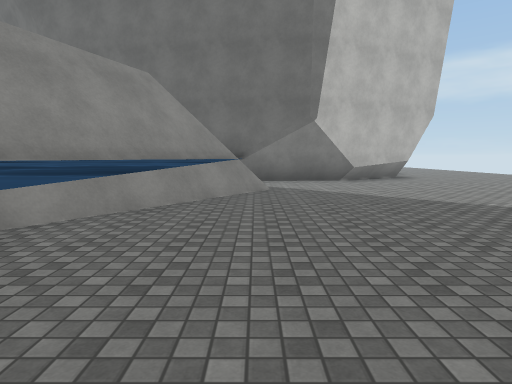
[1] (above)

14 first-person views from a walk through a 3-D level made in the Unity game engine. The camera is 1.4 m above the floor, tilts 6° down and sees 75° across. The floor is counted in squares, 2 m on a side. Each view is taken from the middle of a square. On the plan, view 1 faces up. The plan holds only what a view shows up to about 10 squares ahead; the rest is blank. The place goes on beyond the plan. Surface patterns are stand-ins for the level's own textures.

[2]
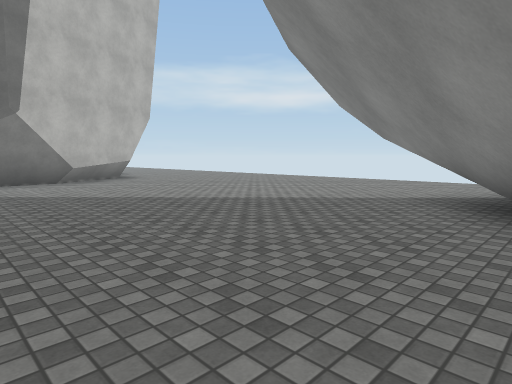

[3]
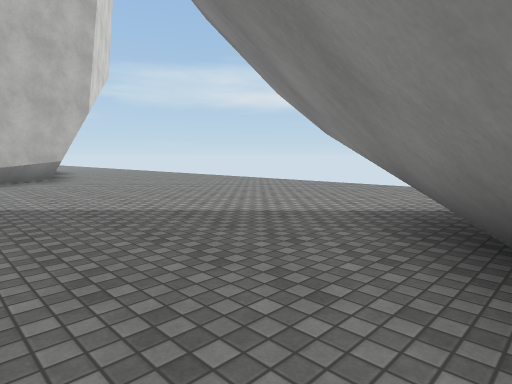

[4]
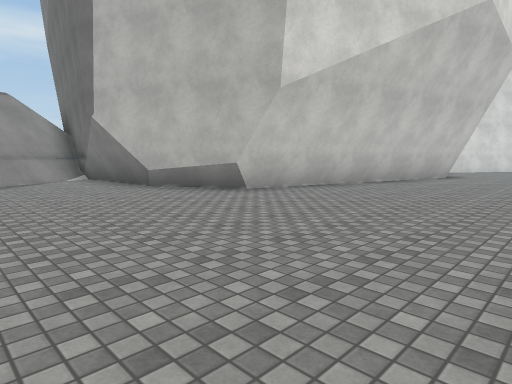

[5]
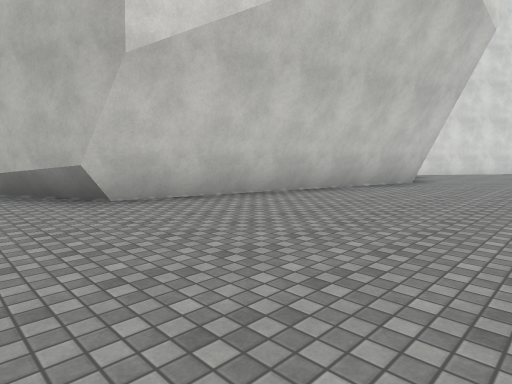

[6]
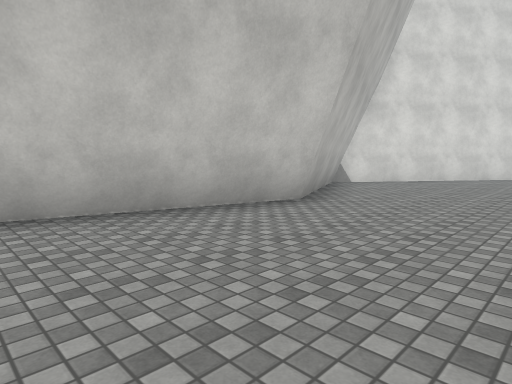

[7]
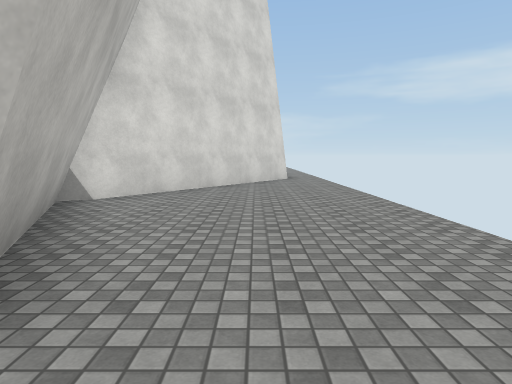

[8]
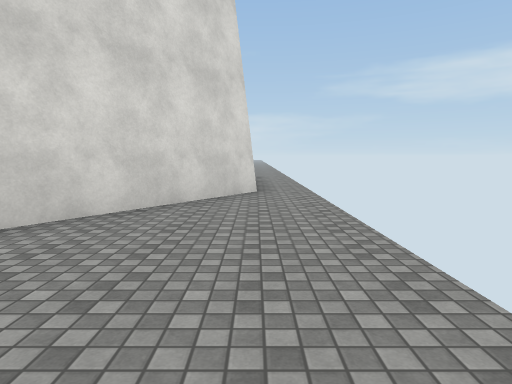

[9]
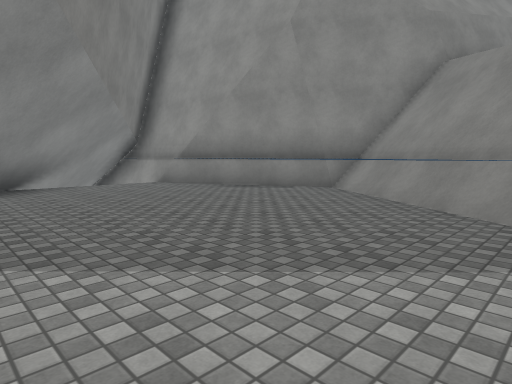

[10]
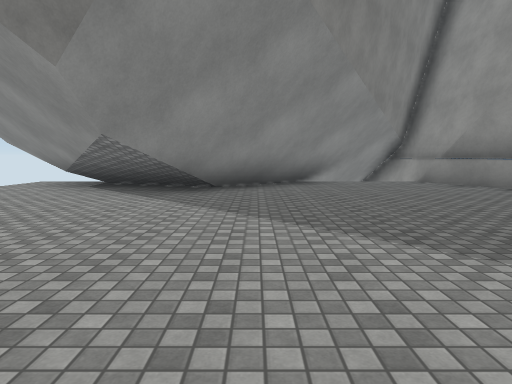

[11]
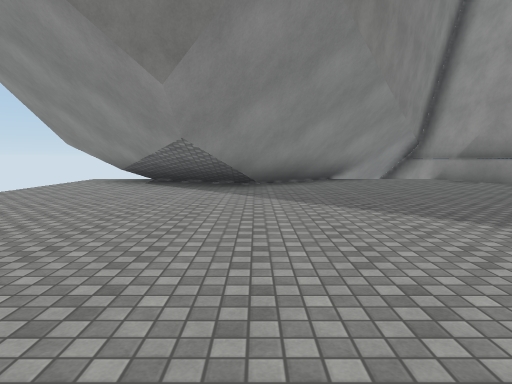

[12]
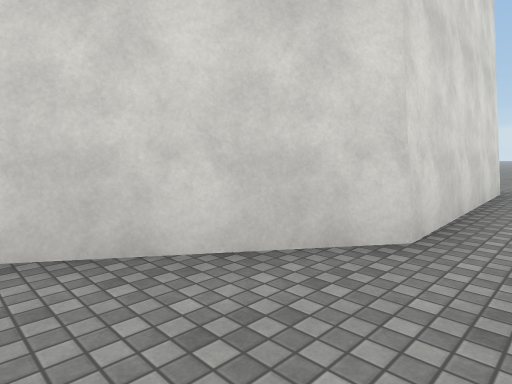

[13]
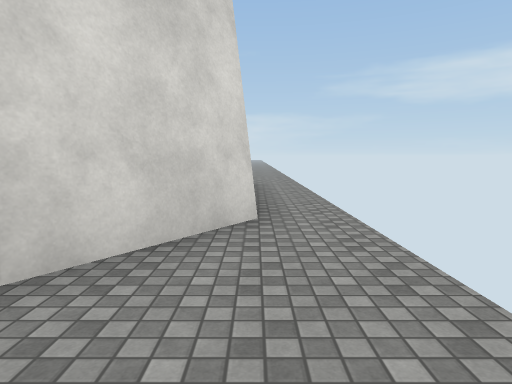

[14]
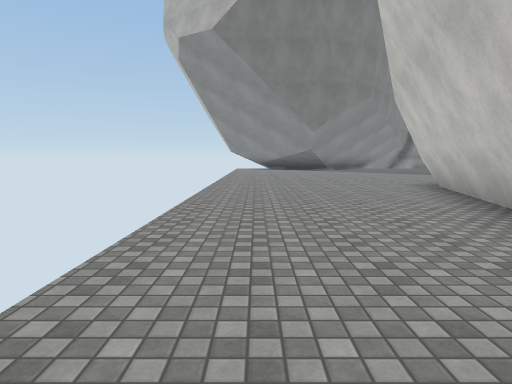

### Floor plan
Key: @ floor where view 1 was taken; # wall or solid block; . floor; / step, stairs or slope; ≈ water the walk keeps out of; v drop or lower ground.
Columns run from 7 left of view 1 to 10 right of it. Each row starts with its distance up from view 1.
 34                 ..
 33                 ..
 32                 #.
 31                 #.
 30                 #.
 29                 #.
 28                ##.
 27               ##..
 26               #...
 25              ##...
 24             ##....
 23             #.....
 22             #.....
 21             ##....
 20              #....
 19              #....
 18              #....
 17              #....
 16              #....
 15              #....
 14             ##....
 13             #.....
 12             #.....
 11            ##.....
 10      #######......
  9      v#...........
  8      v#...........
  7      v##..........
  6     vv#...........
  5 ###/v#≈...........
  4   ##v#≈...........
  3    ##≈≈...........
  2     ##≈......##...
  1      #≈.....####..
  0      ##@...######.
 -1       #..###
 -2       ####

Where each view was taken, in squares from view 1:
view 1: 0 up, 0 right, facing up
view 2: 0 up, 0 right, facing up-right
view 3: 0 up, 2 right, facing up-right
view 4: 6 up, 10 right, facing up-left
view 5: 9 up, 10 right, facing up-left
view 6: 14 up, 10 right, facing up-left
view 7: 17 up, 8 right, facing up
view 8: 21 up, 9 right, facing up
view 9: 7 up, 4 right, facing down-left
view 10: 8 up, 4 right, facing down
view 11: 9 up, 5 right, facing down
view 12: 25 up, 10 right, facing up-left
view 13: 24 up, 9 right, facing up
view 14: 19 up, 9 right, facing down
